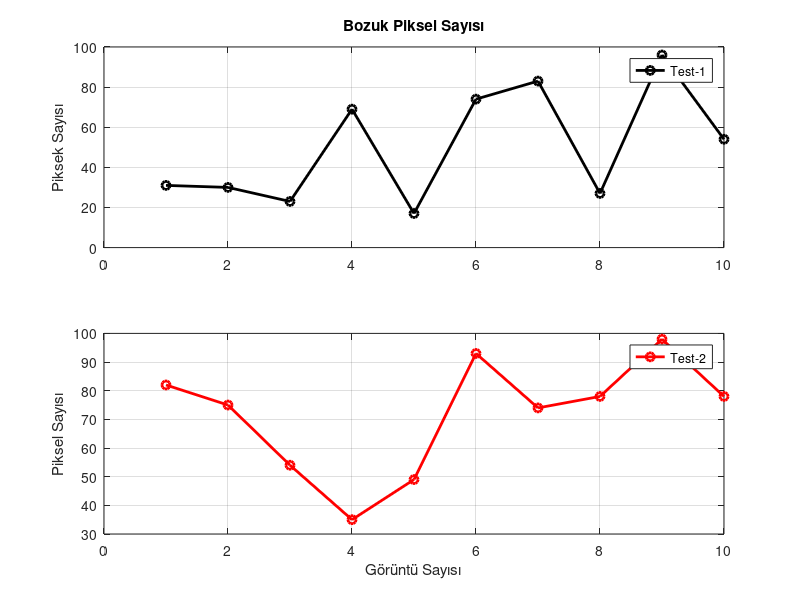

Recreate this plot in MATLAB.
% Aynı eğrileri tek bir grafik(figure penceresi) yerine aynı pencerede
% farklı graifklerde görüntülemek için kullanılır.

% Yani figure penceresini satır ve sütün olarak farklı ekranlara bölmek
% için kullanılan bir komuttur.

clc;
clear all;

test1 = round(100 * rand(1,10));
test2 = round(100 * rand(1,10));
x = 1:1:10;

figure(1);
subplot(2,1,1);
plot(x, test1, "Color", "k", "LineWidth", 2, "LineStyle", "-", "Marker", "o");
ylabel("Piksek Sayısı");
title("Bozuk Piksel Sayısı");
legend("Test-1");
grid on;

subplot(2,1,2);
plot(x, test2, "Color", "r", "LineWidth", 2, "LineStyle", "-", "Marker", "o");
xlabel("Görüntü Sayısı");
ylabel("Piksel Sayısı");
legend("Test-2");
grid on;